Frame 1 (no input): blank canvas, image omitted
Frame 60 (the mouse pressed at the canvas centre just before this capture): blank canvas, image omitted
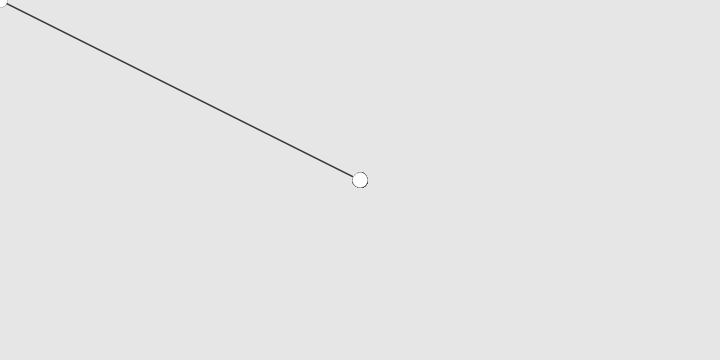
Frame 120 (the mouse held since frame 60 and released just before this capture)

The Processing sketch whose frames 1 and 60 were blank and that drew this single picture after the mouse press (run headless with seeded random() and noise(); from frame 60 on, the mouse is pressed at the canvas centre):

// Processing sketch: processing_100822
// ── processing_100822.pde

void setup() {
  size(720, 360);
  background(230);
}

void draw() {
    strokeWeight(1.5);
  stroke(55);
  if (mousePressed == true) {
    line(mouseX, mouseY, pmouseX, pmouseY);
       fill(255);
     strokeWeight(0.25);
     ellipse(pmouseX,pmouseY,15,15);
  }
}
